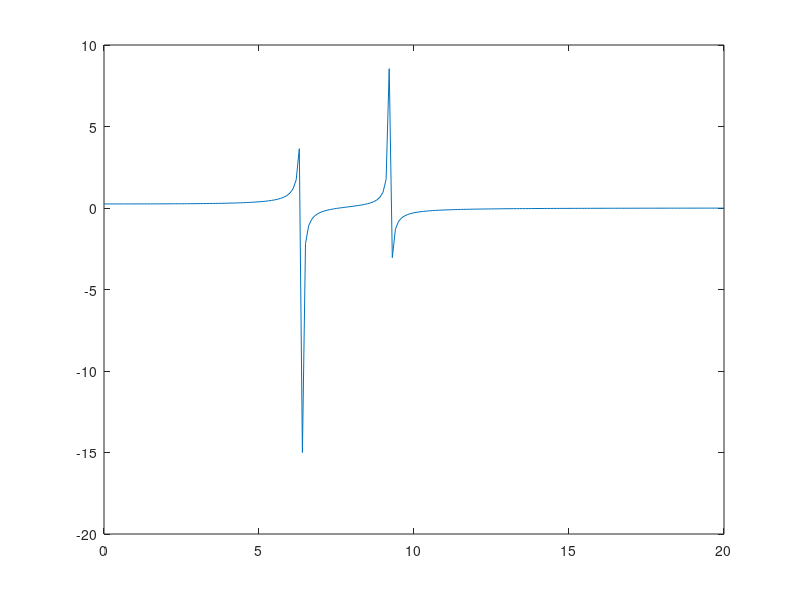

This chart was generated by the following MATLAB code:
clc,clear,close all
m1=2;
k1=128;
m2=0.55;
k2=31.726;
mu=m2./m1;
f1=32;
w=0:0.1:20;
wn=sqrt(k1./m1);
wa=sqrt(k2./m2);
Xst=f1./k1;
a=w./wa;
b=wa./wn;
c=(w./wn).^2;
x1=((1-a.^2)*Xst)./((1+mu.*b.^2-c.^2).*(1-a.^2)-mu.*b.^2);
plot(w,x1)